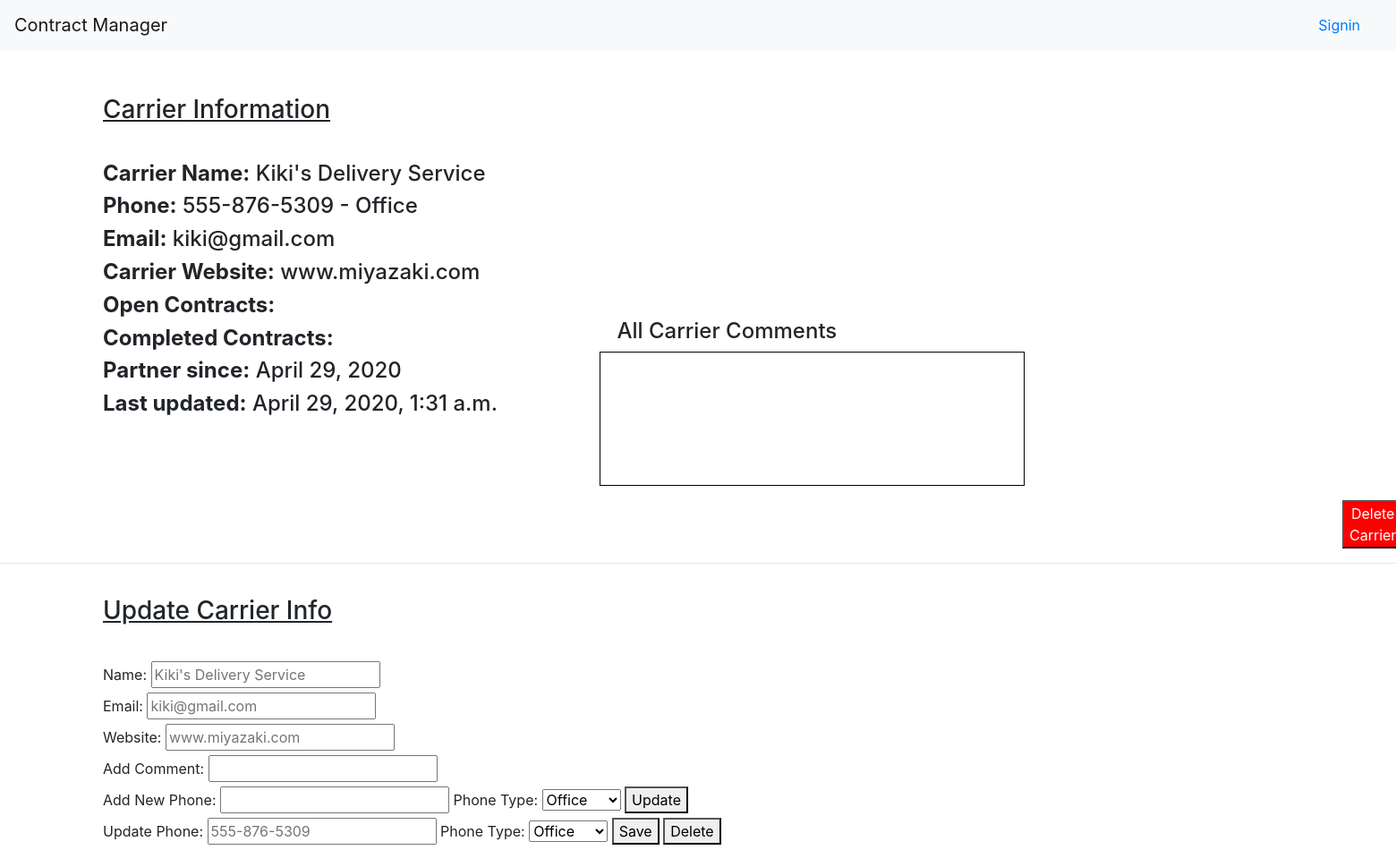
The app's page /dashboard/carrier/2 with its own data.
### manager_app/models.py (models this page shows)
class Carrier(models.Model):
    archived= models.BooleanField(default=False)
    name= models.CharField(max_length=255)
    website= models.CharField(max_length=255, null=True)
    address=models.OneToOneField(Address, related_name="carrier_address", on_delete=models.CASCADE, null=True)
    completed_contracts= models.IntegerField(default=0)
    open_contracts= models.IntegerField(default=0)
    email= models.CharField(max_length=255)
    created_at= models.DateTimeField(auto_now_add=True)
    updated_at= models.DateTimeField(auto_now=True)

class PhoneNumber(models.Model):
    number_type= models.CharField(max_length= 255)
    number= models.CharField(max_length=30)
    customer= models.ForeignKey(Customer, related_name='phone_numbers', on_delete=models.CASCADE, blank= True, null= True)
    carrier= models.ForeignKey(Carrier, related_name= 'phone_numbers', on_delete=models.CASCADE, blank= True, null= True)
    created_at= models.DateTimeField(auto_now_add=True)
    updated_at= models.DateTimeField(auto_now=True)

### manager_app/views.py (the view)
# urls.py: path("/carrier/<int:carrier_id>", views.carrier),
def carrier(request, carrier_id):
    the_carrier = models.Carrier.objects.get(id=carrier_id)
    context={
        'carrier' : the_carrier,
    }
    return render(request, 'carrier.html', context)

### manager_app/templates/carrier.html (shortened to what this page needs)
<!DOCTYPE html>
<html lang="en">
<head>
    {% load static %}
    <link rel="stylesheet" type="text/css" href="{% static 'bootstrap.css' %}">
</head>
<body>
    <nav class="navbar navbar-expand-md navbar-light bg-light">
        <a class="navbar-brand" href="/">Contract Manager</a>
        <div class="collapse navbar-collapse" id="navbarSupportedContent">
        {% if request.session.user_id == None %}
            <a class="navbar-nav mr-auto nav-link disabled" href="/users"></a>
            <a class="navbar-nav mr-lg-2 nav-link" href="/login">Signin</a>
        {% else %}
            <a class="navbar-nav mr-auto nav-link" href="#"></a>
            <a class="navbar-nav mr-sm-0 nav-link" href="#">{{user.first_name}} {{user.last_name}} (admin)</a>
            <a class="navbar-nav mr-sm-0 nav-link" href="/logout">Logoff</a>
        {% endif %}
        </div>
    </nav>
    <div class='container' id=info>
        <h3>Carrier Information</h3>
        <h4><strong>Carrier Name:</strong> {{ carrier.name }} </h4>
                                {% for x in carrier.phone_numbers.all %}
        <h4><strong>Phone:</strong> {{ x.number }} - {{ x.number_type }}</h4>
                                                {% endfor %}
        <h4><strong>Email:</strong> {{ carrier.email }}</h4>
        <h4><strong>Carrier Website:</strong> {{ carrier.website}}</h4>
        <h4><strong>Open Contracts:</strong> {{ open_count }}</h4>
        <h4><strong>Completed Contracts:</strong> {{ closed_count }}</h4>
        <h4><strong>Partner since:</strong> {{ carrier.created_at.date }} </h4>
        <h4><strong>Last updated:</strong> {{ carrier.updated_at }}</h4>
    </div>
    <div class="container" id='comment_box'>
        <h4 id='title'>All Carrier Comments</h4>
        <ul id='list'>
        </ul>
    </div>
    <form action="/dashboard/delete_carrier/{{ carrier.id }}">
        <button id='delete'>Delete Carrier</button>
    </form>
    <hr>
    <div class='container' id=update>
        <h3>Update Carrier Info</h3>
        <form action="/dashboard/update_carrier" method="POST">
            <label for="name">Name:</label>
            <input type="text" name='name' placeholder='{{ carrier.name }}'>
            <br>
            <label for="email">Email:</label>
            <input type="text" name='email' placeholder='{{ carrier.email }}'>
            <br>
            <label for="website">Website:</label>
            <input type="text" name='website' placeholder='{{ carrier.website }}'>
            <br>
            <label for="comment">Add Comment:</label>
            <input type="text" name='comment'>
            <br>
            <label for="add_number">Add New Phone:</label>
            <input type="text" name='new_phone'>
            <label for="new_type">Phone Type:</label>
            <select name="new_type">
                <option value="office">Office</option>
            </select>
            <button>Update</button> <br>
        </form>
        {% for x in carrier.phone_numbers.all %}
        <form action="/dashboard/update_carrier_phone" method="POST">
            <label for="phonenumber">Update Phone:</label>
            <input type="text" name= 'phonenumber' placeholder='{{ x.number }}'>
            <label for="phone_type">Phone Type:</label>
            <select name="phone_type">
                <option value="office">Office</option>
            </select>
            <button>Save</button>
            <button>Delete</button>
        </form>
        {% endfor %}
    </div>
</body>
</html>

### manager_app/templates/carrier.html (style rules this page uses)
#info { margin-top: 50px; margin-left: 100px; display: inline-block; width: 500px; }
#update { margin-top: 20px; margin-left: 100px; display: inline-block; margin-bottom: 20px; }
h3 { text-decoration: underline; margin-bottom: 40px; }
#title { display: inline-block; margin-left: 20px; }
#comment_box { display: inline-block; vertical-align: top; width: 40%; margin-top: 300px; margin-left: 50px; }
#list { border: 1px solid black; height: 150px; width: 80%; overflow: auto; }
#delete { margin-left: 1500px; background-color: red; color: white; }

### records on screen
Carrier: name "Kiki's Delivery Service", email "kiki@gmail.com", website "www.miyazaki.com", created_at "April 29, 2020", updated_at "April 29, 2020, 1:31 a.m."
PhoneNumber: number "555-876-5309", number_type "Office", phonenumber "555-876-5309"
